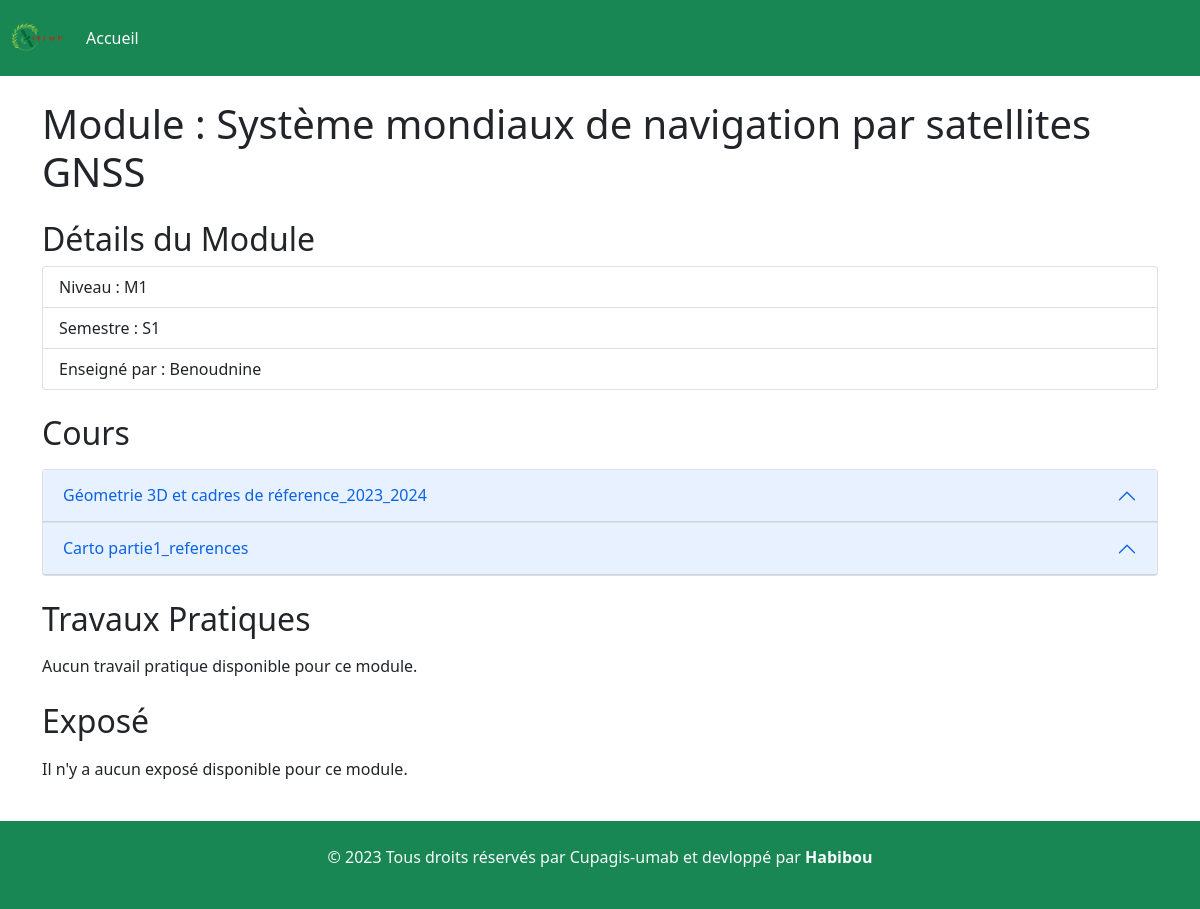
Before: /module/5-Système mondiaux de navigation par satellites GNSS/ with the older database file.
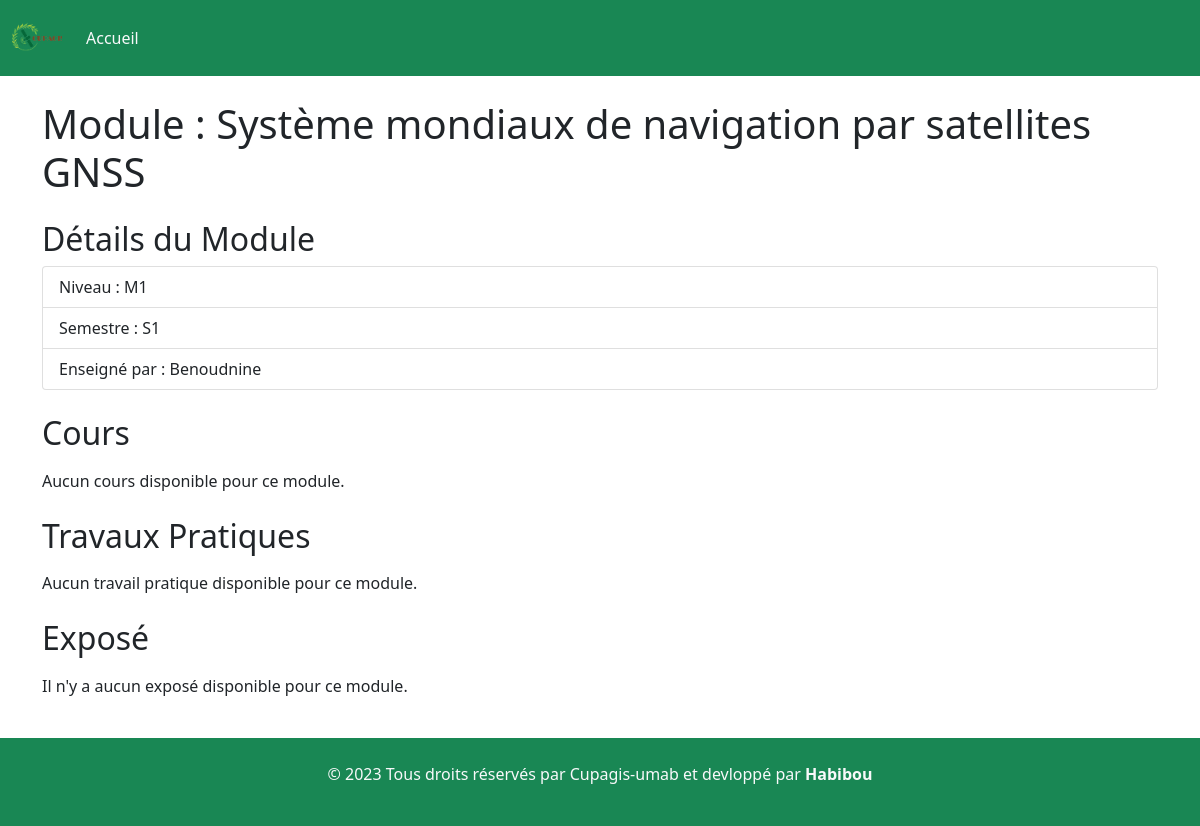
After: the same page with the newer database file.
### cupagis/models.py (models this page shows, shortened)
class Cour(models.Model):
    module = models.ForeignKey(Module,verbose_name='nom de module', on_delete=models.SET)
    titre_Cour = models.CharField(max_length=255,verbose_name='titre cour')
    fichier_Cour = models.FileField(upload_to='cour_files/')  # Vous pouvez utiliser FileField pour les fichiers
    date_Creation = models.DateTimeField(verbose_name='date joined', auto_now_add=True)

### cupagis/views.py (the view)
# urls.py: path('module/<int:module_id>-<str:nom_module>/', views.module_detail, name='module_detail'),
def module_detail(request, module_id, nom_module):
    module_identifier = f"{module_id}-{nom_module}"
    module = get_object_or_404(Module, pk=module_id)
    courses = Cour.objects.filter(module=module)
    tps = TP.objects.filter(module=module)
    exposes = Expose.objects.filter(module=module)
    context = {
        'title':module_identifier,
        'module': module,
        'courses': courses,
        'tps': tps,
        'exposes':exposes,
        'module_identifier': module_identifier,  # Pass the identifier if needed
    }
    return render(request, 'modules/detail_module.html', context)

### templates/modules/detail_module.html (shortened to what the changed rows need)
{% extends "../Cupagis_system/layout.html" %}
{% block content %}
{% load static %}
    <div class="container">
        <h1 class="mt-4">Module : {{ module.nom_Module }}</h1>
        <h2 class="mt-4">Détails du Module</h2>
        <ul class="list-group">
            <li class="list-group-item">Niveau : {{ module.niveau }}</li>
            <li class="list-group-item">Semestre : {{ module.semestre }}</li>
            <li class="list-group-item">Enseigné par : {{ module.prof }}</li>
        </ul>
        <h2 class="mt-4">Cours</h2>
        {% if courses %}
        <div class="accordion mt-3" id="courseAccordion">
            {% for course in courses %}
                <div class="accordion-item">
                    <h2 class="accordion-header" id="heading{{ course.id }}">
                        <button class="accordion-button" type="button" data-bs-toggle="collapse" data-bs-target="#collapseCourse{{ course.id }}" aria-expanded="false" aria-controls="collapseCourse{{ course.id }}">
                            {{ course.titre_Cour }}
                        </button>
                    </h2>
                </div>
            {% endfor %}
        </div>
        {% else %}
        <p class="mt-3">Aucun cours disponible pour ce module.</p>
        {% endif %}
        <h2 class="mt-4">Travaux Pratiques</h2>
        {% if tps %}
        <div class="accordion mt-3" id="tpAccordion">
            {% for tp in tps %}
                <div class="accordion-item">
                    <h2 class="accordion-header" id="heading{{ tp.id }}">
                        <button class="accordion-button" type="button" data-bs-toggle="collapse" data-bs-target="#collapseTP{{ tp.id }}" aria-expanded="false" aria-controls="collapseTP{{ tp.id }}">
                            {{ tp.titre_TP }}
                        </button>
                    </h2>
                    <div id="collapseTP{{ tp.id }}" class="accordion-collapse collapse" aria-labelledby="heading{{ tp.id }}" data-bs-parent="#tpAccordion">
                        <div class="accordion-body">
                            <p><strong>Date de publication :</strong> {{ tp.date_Creation }}</p>
                            <a href="{{ tp.fichier_TP.url }}" target="_blank" class="btn btn-primary">Télécharger</a>
                        </div>
                    </div>
                </div>
            {% endfor %}
        </div>
        {% else %}
            <p class="mt-3">Aucun travail pratique disponible pour ce module.</p>
        {% endif %}
        <h2 class="mt-4">Exposé</h2>
        {% if exposes %}
        <div class="accordion mt-3" id="exposéAccordion">
            {% for expose in exposes %}
                <div class="accordion-item">
                    <h2 class="accordion-header" id="heading{{ expose.id }}">
                        <button class="accordion-button" type="button" data-bs-toggle="collapse" data-bs-target="#collapseTP{{ tp.id }}" aria-expanded="false" aria-controls="collapseTP{{ tp.id }}">
                            {{ expose.sujet }}
                        </button>
                    </h2>
                    <div id="collapseTP{{ tp.id }}" class="accordion-collapse collapse" aria-labelledby="heading{{ tp.id }}" data-bs-parent="#tpAccordion">
                        <div class="accordion-body">
                            <p><strong>Sujet intitulé:</strong> {{ expose.sujet }}</p>
                            <p><strong>Date de publication:</strong> {{ expose.date_Creation }}</p>
                            <p class="badge bg-danger"><strong>À remettre:</strong> {{ expose.date_fin }}</p>
                        </div>
                    </div>
                </div>
            {% endfor %}
        </div>
        {% else %}
            <p class="mt-3">Il n'y a aucun exposé disponible pour ce module.</p>
        {% endif %}
    </div>
<br>
{% endblock %}

Changed rows visible on the page:
no longer on this page (row edited): Cour: titre_Cour "Géometrie 3D et cadres de réference_2023_2024"
no longer on this page (row edited): Cour: titre_Cour "Carto partie1_references"
Other visible differences:
text now shown: "Aucun cours disponible pour ce module."
